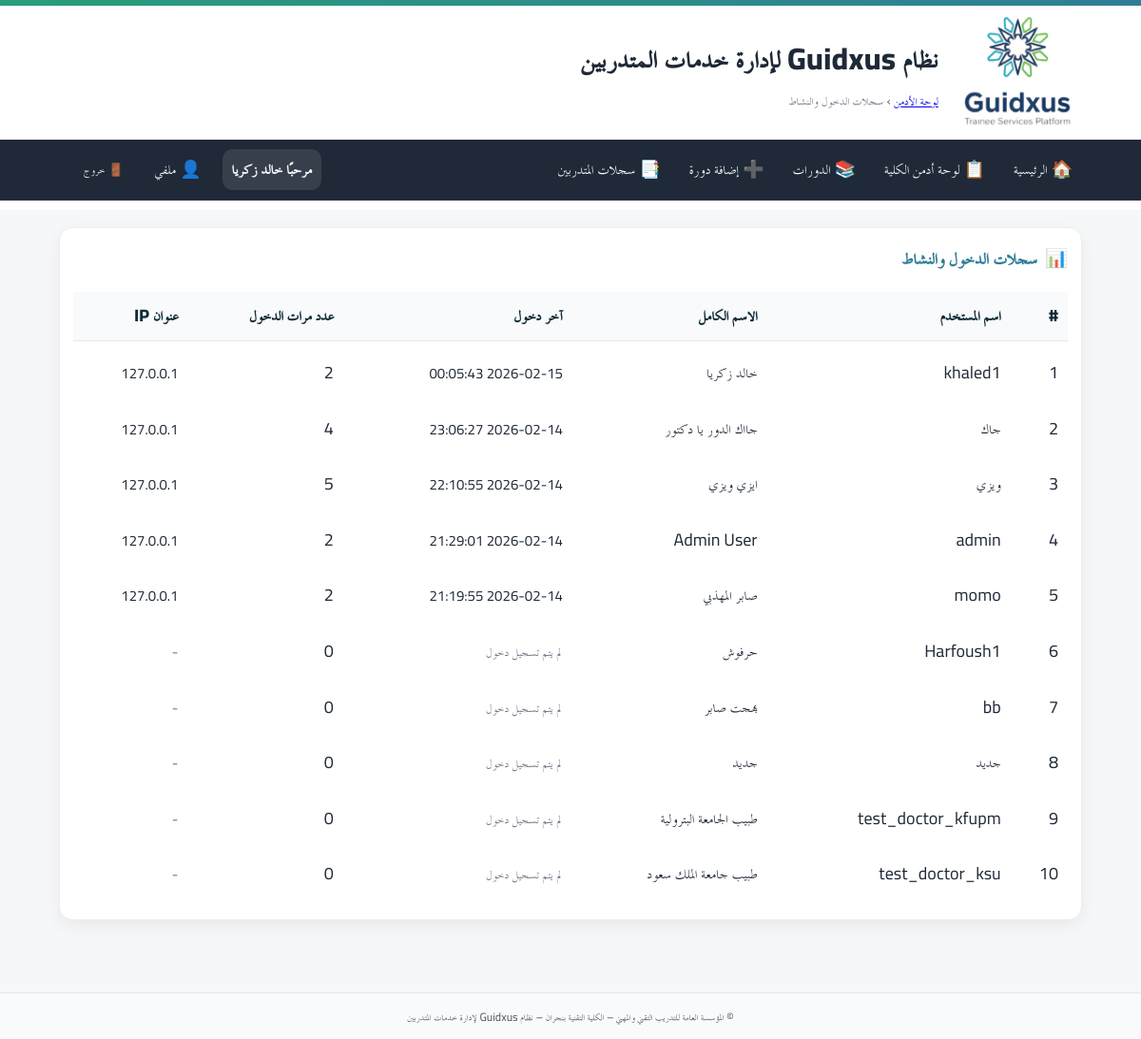
Page /admin/audit (signed in) on the committed database.
### app/models.py (models this page shows)
class User(Base):
    __tablename__ = "users"
    id = Column(Integer, primary_key=True, autoincrement=True)
    full_name = Column(String(255), nullable=False)
    username = Column(String(100), unique=True, nullable=False, index=True)
    password_hash = Column(String(255), nullable=False)
    is_admin = Column(Boolean, default=False, nullable=False)   # سوبر أدمن (صلاحيات كاملة)
    is_college_admin = Column(Boolean, default=False, nullable=False)  # أدمن كلية (صلاحيات في نطاق كلية واحدة)
    college_admin_college = Column(String(255), nullable=True)  # الكلية التي يديرها أدمن الكلية
    is_hod = Column(Boolean, default=False, nullable=False)      # رئيس قسم؟
    is_doc = Column(Boolean, default=False, nullable=False)      # 👈 طبيب الكلية (جديد)
    doctor_college = Column(String(255), nullable=True)          # الكلية التي يعمل فيها الطبيب
    hod_college = Column(String(255), nullable=True)             # كلية رئيس القسم (إن وُجد)
    is_active = Column(Boolean, default=True, nullable=False)
    must_change_password = Column(Boolean, default=True, nullable=False)  # يجب تغيير كلمة المرور عند أول دخول
    created_at = Column(DateTime, server_default=func.now(), nullable=False)
    updated_at = Column(DateTime, onupdate=func.now())
    headed_departments = relationship(
        "Department",
        back_populates="head_user",
        foreign_keys="Department.head_user_id",
        lazy="selectin",
    )
    login_logs = relationship(
        "LoginLog",
        back_populates="user",
        cascade="all, delete-orphan",
        passive_deletes=True,
        lazy="selectin",
    )

class LoginLog(Base):
    __tablename__ = "login_logs"
    id = Column(Integer, primary_key=True, autoincrement=True)
    user_id = Column(Integer, ForeignKey("users.id", ondelete="CASCADE"), nullable=False)
    username = Column(String(100), nullable=False)
    login_at = Column(DateTime, server_default=func.now(), nullable=False)
    ip_address = Column(String(50), nullable=True)
    user = relationship("User", back_populates="login_logs", passive_deletes=True)
    __table_args__ = (
        Index("idx_login_logs_user_id", "user_id"),
        Index("idx_login_logs_login_at", "login_at"),
    )

### app/routers/admin.py (the view)
@router.get("/audit", dependencies=[Depends(require_admin)])
def admin_audit(request: Request, db: Session = Depends(get_db)):
    from sqlalchemy import func, desc
    from datetime import datetime
    users = db.query(User).all()
    users_stats = []
    for user in users:
        last_login = db.query(LoginLog).filter(LoginLog.user_id == user.id).order_by(desc(LoginLog.login_at)).first()
        login_count = db.query(LoginLog).filter(LoginLog.user_id == user.id).count()
        users_stats.append({
            "id": user.id,
            "username": user.username,
            "full_name": user.full_name,
            "last_login": last_login.login_at if last_login else None,
            "last_ip": last_login.ip_address if last_login else None,
            "login_count": login_count,
        })
    users_stats.sort(key=lambda x: x["last_login"] or datetime.min, reverse=True)
    return templates.TemplateResponse(
        "admin/login_activity.html",
        {"request": request, "users_stats": users_stats}
    )

### app/templates/admin/login_activity.html
{% extends "base.html" %}
{% block breadcrumb %}
  <a href="/admin/">لوحة الأدمن</a> › <span>سجلات الدخول والنشاط</span>
{% endblock %}
{% block content %}
<section class="card card-prestige">
  <div class="card-head">
    <div class="card-icon">📊</div>
    <h3>سجلات الدخول والنشاط</h3>
  </div>
  <div class="table-wrap">
    <table class="tbl">
      <thead>
        <tr>
          <th>#</th>
          <th>اسم المستخدم</th>
          <th>الاسم الكامل</th>
          <th>آخر دخول</th>
          <th>عدد مرات الدخول</th>
          <th>عنوان IP</th>
        </tr>
      </thead>
      <tbody>
        {% if users_stats %}
          {% for stat in users_stats %}
          <tr>
            <td>{{ loop.index }}</td>
            <td>{{ stat.username }}</td>
            <td>{{ stat.full_name }}</td>
            <td>
              {% if stat.last_login %}
                <small>{{ stat.last_login.strftime('%Y-%m-%d %H:%M:%S') }}</small>
              {% else %}
                <span class="muted">لم يتم تسجيل دخول</span>
              {% endif %}
            </td>
            <td>{{ stat.login_count }}</td>
            <td>
              {% if stat.last_ip %}
                <small>{{ stat.last_ip }}</small>
              {% else %}
                <span class="muted">-</span>
              {% endif %}
            </td>
          </tr>
          {% endfor %}
        {% else %}
          <tr><td colspan="6" class="muted">لا يوجد بيانات.</td></tr>
        {% endif %}
      </tbody>
    </table>
  </div>
</section>
{% endblock %}

### app/templates/base.html (shortened to what this page needs)
<!doctype html>
<html lang="ar" dir="rtl">
<head>
  <link rel="stylesheet" href="/static/css/app.css">
  <link rel="stylesheet" href="/static/css/custom.css">
</head>
<body>
  <header class="site-header">
    <div class="topband"></div>
    <div class="header-inner">
      {% if ui_logo_url %}
        <img src="{{ ui_logo_url }}" alt="{{ app_name or 'Logo' }}" class="logo">
      {% else %}
        <img src="/static/images/favicon.ico" alt="{{ app_name or 'Logo' }}" class="logo">
      {% endif %}
      <div class="titles">
        <h1 class="site-title">نظام Guidxus لإدارة خدمات المتدربين</h1>
        <div class="breadcrumb">{% block breadcrumb %}{% endblock %}</div>
      </div>
    </div>
  </header>
  <nav class="main-nav">
    <div class="nav-inner">
      <a href="/">🏠 الرئيسية</a>
      {% set cu = request.session.get('user') %}
      {% set display_name = (cu.get('full_name') if cu and cu.get('full_name') else (cu.get('username') if cu and cu.get('username') else 'مستخدم')) %}
      {% if cu %}
        {% if cu.get('is_college_admin') %}
          <a href="/admin/">📋 لوحة أدمن الكلية</a>
          <a href="/hod/courses">📚 الدورات</a>
          <a href="/hod/courses/new">➕ إضافة دورة</a>
          <a href="/hod/skills-record">📑 سجلات المتدربين</a>
        {% endif %}
        <div class="navbar-right">
          <span class="greeting">مرحبًا {{ display_name }}</span>
          <a href="/profile/" class="btn-link" title="ملفي الشخصي">👤 ملفي</a>
          <form method="post" action="/auth/logout" style="margin:0;">
            <button class="btn-link btn-logout" title="تسجيل الخروج">🚪 خروج</button>
          </form>
        </div>
      {% else %}
        <div class="nav-spacer"></div>
        <a href="/auth/login">🔐 تسجيل الدخول</a>
      {% endif %}
    </div>
  </nav>
  <main class="container">
    {% block content %}{% endblock %}
  </main>
  <footer class="site-footer">
    <div class="container">
      <small>
        {{ ui_footer or "© المؤسسة العامة للتدريب التقني والمهني – الكلية التقنية بنجران – نظام Guidxus لإدارة خدمات المتدربين" }}
      </small>
    </div>
  </footer>
</body>
</html>

### app/static/css/app.css (style rules this page uses)
:root { --tvtc-green-1:#7EC6A4; --tvtc-green-2:#289D7B; --tvtc-blue-1:#6BB6C8; --tvtc-blue-2:#2F7E96; --tvtc-gray-1:#F5F7F8; --tvtc-gray-2:#E5E7EA; --tvtc-gray-3:#6B7280; --tvtc-black:#1F2937; --tvtc-ivory:#FAFAF7; }
* { box-sizing:border-box; font-family:"Cairo","TraditionalArabicCustom","MajallaCustom","Noto Kufi Arabic","Segoe UI",Arial,sans-serif; }
body { margin:0; background:linear-gradient(180deg,var(--tvtc-ivory),#fff 220px,var(--tvtc-gray-1) 221px); color:var(--tvtc-black); font-size:18px; line-height:1.7; }
.container { max-width:1100px; margin-inline:auto; padding:16px; }
.site-header { background:#fff; border-bottom:1px solid var(--tvtc-gray-2); }
.header-inner { display:flex; align-items:center; gap:16px; padding-block:12px; }
.logo { height:56px; width:auto; filter: drop-shadow(0 1px 0 rgba(0,0,0,.05)); }
.site-title { margin:0; color:var(--tvtc-blue-2); font-weight:700; letter-spacing:.3px; }
.breadcrumb { color:var(--tvtc-gray-3); font-size:.9rem; }
.topband { height:6px; background:linear-gradient(90deg,var(--tvtc-green-2),var(--tvtc-blue-2)); }
.site-footer { margin-top:40px; background:#fff; border-top:1px solid var(--tvtc-gray-2); padding:16px; color:var(--tvtc-gray-3); text-align:center; }
.card { background:#fff; border:1px solid var(--tvtc-gray-2); border-radius:12px; padding:16px; margin-block:12px; box-shadow:0 2px 6px rgba(0,0,0,.04); }
.card-prestige { border:1px solid rgba(31,41,55,.06); border-top:0; box-shadow:0 6px 18px rgba(0,0,0,.06); position:relative; overflow:hidden; }
.card-head { display:flex; align-items:center; gap:10px; margin-bottom:8px; }
.card-head h3 { margin:0; font-weight:800; color:var(--tvtc-blue-2); }
.card-icon { font-size:1.1rem; opacity:.9; }
.muted { color:var(--tvtc-gray-3); font-size:.95rem; }
.table-wrap { overflow:auto; }
table.tbl { width:100%; border-collapse:separate; border-spacing:0 8px; }
table.tbl thead th { background:#f8fafc; color:#0f2b37; padding:10px; font-weight:800; text-align:right; border-bottom:1px solid var(--tvtc-gray-2); }
table.tbl tbody tr { background:#fff; border:1px solid var(--tvtc-gray-2); }
table.tbl td { padding:10px; vertical-align:top; }
.main-nav { background: #1f2937; color: #fff; border-bottom: 1px solid rgba(255,255,255,.06); }
.main-nav .nav-inner { display: flex; gap: 10px; align-items: center; padding: 10px 12px; max-width: 1100px; margin: 0 auto; }
.main-nav a { color:#fff; text-decoration:none; padding:6px 10px; border-radius:8px; }
.main-nav form { margin-inline-start: auto; }
.btn-link { background: transparent; color: #fff; border: 0; cursor: pointer; padding: 6px 10px; border-radius: 8px; }

### app/static/css/custom.css (style rules this page uses)
.nav-inner a { display: inline-flex; align-items: center; gap: 6px; color: #fff; text-decoration: none; padding: 6px 10px; border-radius: 8px; }
.nav-inner .btn-link { display: inline-flex; align-items: center; gap: 6px; background: transparent; color: #fff; border: 0; cursor: pointer; padding: 6px 10px; border-radius: 8px; }
.navbar-right { display: flex; align-items: center; gap: 12px; }
.greeting { font-weight: 700; color: #f0f5f6; background: rgba(255, 255, 255, 0.10); padding: 6px 10px; border-radius: 10px; }
.btn-logout { margin-left: 40px; }
.btn-logout { margin-left: 16px; }
.card { background: #fff; border: 1px solid #eee; border-radius: 14px; padding: 14px; margin-bottom: 12px; }
.card-head { display: flex; align-items: center; gap: 8px; margin-bottom: 10px; }
.card-icon { font-size: 1.2rem; }
.muted { color: #6b7280; }
.site-footer { background: #f9fafb; padding: 12px 0; text-align: center; font-size: .9rem; color: #4b5563; }

### rows in the picture
User: full_name "خالد زكريا", username "khaled1", full_name "خالد زكريا"
LoginLog: last_login "2026-02-15 00:05:43", last_ip "127.0.0.1"
User: username "جاك", full_name "جااك الدور يا دكتور"
LoginLog: last_login "2026-02-14 23:06:27", last_ip "127.0.0.1"
User: username "ويزي", full_name "ايزي ويزي"
LoginLog: last_login "2026-02-14 22:10:55", last_ip "127.0.0.1"
User: username "admin", full_name "Admin User"
LoginLog: last_login "2026-02-14 21:29:01", last_ip "127.0.0.1"
User: username "momo", full_name "صابر المهذبي"
LoginLog: last_login "2026-02-14 21:19:55", last_ip "127.0.0.1"
User: username "Harfoush1", full_name "حرفوش", shows "لم يتم تسجيل دخول", login_count "0"
User: username "bb", full_name "بهجت صابر", shows "لم يتم تسجيل دخول", login_count "0"
User: username "جديد", full_name "جديد", shows "لم يتم تسجيل دخول", login_count "0"
User: username "test_doctor_kfupm", full_name "طبيب الجامعة البترولية", shows "لم يتم تسجيل دخول", login_count "0"
User: username "test_doctor_ksu", full_name "طبيب جامعة الملك سعود", shows "لم يتم تسجيل دخول", login_count "0"

### other values in the picture
{{ stat.login_count }} "2" "4" "5" "2" "2"
